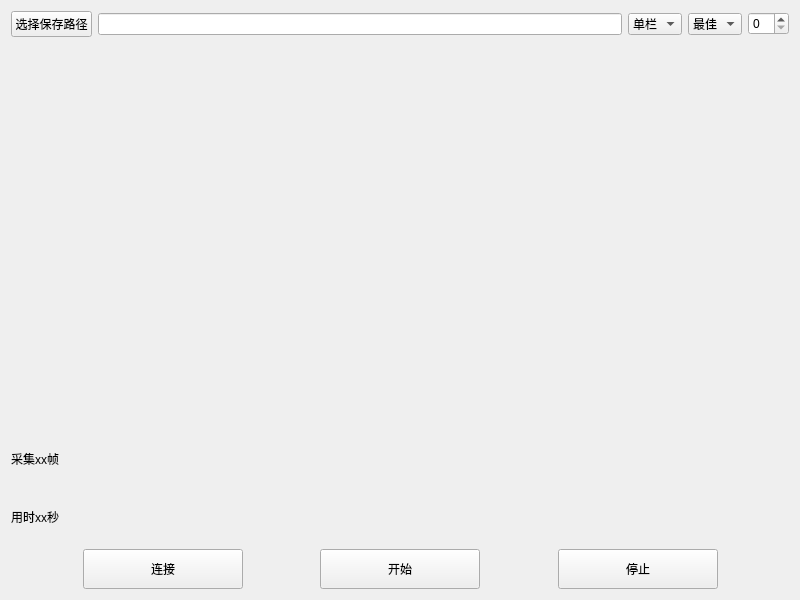
<?xml version="1.0" encoding="UTF-8"?>
<ui version="4.0">
 <class>MainWindow</class>
 <widget class="QMainWindow" name="MainWindow">
  <property name="geometry">
   <rect>
    <x>0</x>
    <y>0</y>
    <width>800</width>
    <height>600</height>
   </rect>
  </property>
  <property name="sizePolicy">
   <sizepolicy hsizetype="Fixed" vsizetype="Fixed">
    <horstretch>0</horstretch>
    <verstretch>0</verstretch>
   </sizepolicy>
  </property>
  <property name="minimumSize">
   <size>
    <width>800</width>
    <height>600</height>
   </size>
  </property>
  <property name="maximumSize">
   <size>
    <width>800</width>
    <height>600</height>
   </size>
  </property>
  <property name="windowTitle">
   <string>MainWindow</string>
  </property>
  <widget class="QWidget" name="centralWidget">
   <layout class="QVBoxLayout" name="verticalLayout" stretch="0,7,2,1">
    <item>
     <layout class="QHBoxLayout" name="horizontalLayout_3">
      <item>
       <widget class="QPushButton" name="m_SelectSavePathBtn">
        <property name="text">
         <string>选择保存路径</string>
        </property>
       </widget>
      </item>
      <item>
       <widget class="QLineEdit" name="m_DisplaySavePathLineEdit"/>
      </item>
      <item>
       <widget class="QComboBox" name="m_DisplayModeComboBox">
        <item>
         <property name="text">
          <string>单栏</string>
         </property>
        </item>
        <item>
         <property name="text">
          <string>双栏</string>
         </property>
        </item>
       </widget>
      </item>
      <item>
       <widget class="QComboBox" name="m_SizeComboBox">
        <item>
         <property name="text">
          <string>最佳</string>
         </property>
        </item>
        <item>
         <property name="text">
          <string>全屏</string>
         </property>
        </item>
       </widget>
      </item>
      <item>
       <widget class="QSpinBox" name="m_SleepSpinBox"/>
      </item>
     </layout>
    </item>
    <item>
     <widget class="QLabel" name="m_DisplayCaptureLabel">
      <property name="text">
       <string/>
      </property>
      <property name="scaledContents">
       <bool>true</bool>
      </property>
     </widget>
    </item>
    <item>
     <layout class="QVBoxLayout" name="verticalLayout_2">
      <item>
       <widget class="QLabel" name="m_DisplayCaptureFramesLabel">
        <property name="text">
         <string>采集xx帧</string>
        </property>
       </widget>
      </item>
      <item>
       <widget class="QLabel" name="m_DisplayCaptureTimeLabel">
        <property name="text">
         <string>用时xx秒</string>
        </property>
       </widget>
      </item>
     </layout>
    </item>
    <item>
     <layout class="QHBoxLayout" name="horizontalLayout_2">
      <property name="topMargin">
       <number>0</number>
      </property>
      <item>
       <spacer name="horizontalSpacer">
        <property name="orientation">
         <enum>Qt::Horizontal</enum>
        </property>
        <property name="sizeHint" stdset="0">
         <size>
          <width>40</width>
          <height>20</height>
         </size>
        </property>
       </spacer>
      </item>
      <item>
       <widget class="QPushButton" name="m_LinkBtn">
        <property name="sizePolicy">
         <sizepolicy hsizetype="Fixed" vsizetype="Fixed">
          <horstretch>0</horstretch>
          <verstretch>0</verstretch>
         </sizepolicy>
        </property>
        <property name="minimumSize">
         <size>
          <width>160</width>
          <height>40</height>
         </size>
        </property>
        <property name="maximumSize">
         <size>
          <width>160</width>
          <height>40</height>
         </size>
        </property>
        <property name="text">
         <string>连接</string>
        </property>
        <property name="checkable">
         <bool>true</bool>
        </property>
       </widget>
      </item>
      <item>
       <spacer name="horizontalSpacer_2">
        <property name="orientation">
         <enum>Qt::Horizontal</enum>
        </property>
        <property name="sizeHint" stdset="0">
         <size>
          <width>40</width>
          <height>20</height>
         </size>
        </property>
       </spacer>
      </item>
      <item>
       <widget class="QPushButton" name="m_StartBtn">
        <property name="sizePolicy">
         <sizepolicy hsizetype="Fixed" vsizetype="Fixed">
          <horstretch>0</horstretch>
          <verstretch>0</verstretch>
         </sizepolicy>
        </property>
        <property name="minimumSize">
         <size>
          <width>160</width>
          <height>40</height>
         </size>
        </property>
        <property name="maximumSize">
         <size>
          <width>160</width>
          <height>40</height>
         </size>
        </property>
        <property name="text">
         <string>开始</string>
        </property>
        <property name="shortcut">
         <string>Return</string>
        </property>
       </widget>
      </item>
      <item>
       <spacer name="horizontalSpacer_3">
        <property name="orientation">
         <enum>Qt::Horizontal</enum>
        </property>
        <property name="sizeHint" stdset="0">
         <size>
          <width>40</width>
          <height>20</height>
         </size>
        </property>
       </spacer>
      </item>
      <item>
       <widget class="QPushButton" name="m_StopBtn">
        <property name="sizePolicy">
         <sizepolicy hsizetype="Fixed" vsizetype="Fixed">
          <horstretch>0</horstretch>
          <verstretch>0</verstretch>
         </sizepolicy>
        </property>
        <property name="minimumSize">
         <size>
          <width>160</width>
          <height>40</height>
         </size>
        </property>
        <property name="maximumSize">
         <size>
          <width>160</width>
          <height>40</height>
         </size>
        </property>
        <property name="text">
         <string>停止</string>
        </property>
        <property name="shortcut">
         <string>Space</string>
        </property>
       </widget>
      </item>
      <item>
       <spacer name="horizontalSpacer_4">
        <property name="orientation">
         <enum>Qt::Horizontal</enum>
        </property>
        <property name="sizeHint" stdset="0">
         <size>
          <width>40</width>
          <height>20</height>
         </size>
        </property>
       </spacer>
      </item>
     </layout>
    </item>
   </layout>
  </widget>
 </widget>
 <layoutdefault spacing="6" margin="11"/>
 <resources/>
 <connections/>
</ui>
